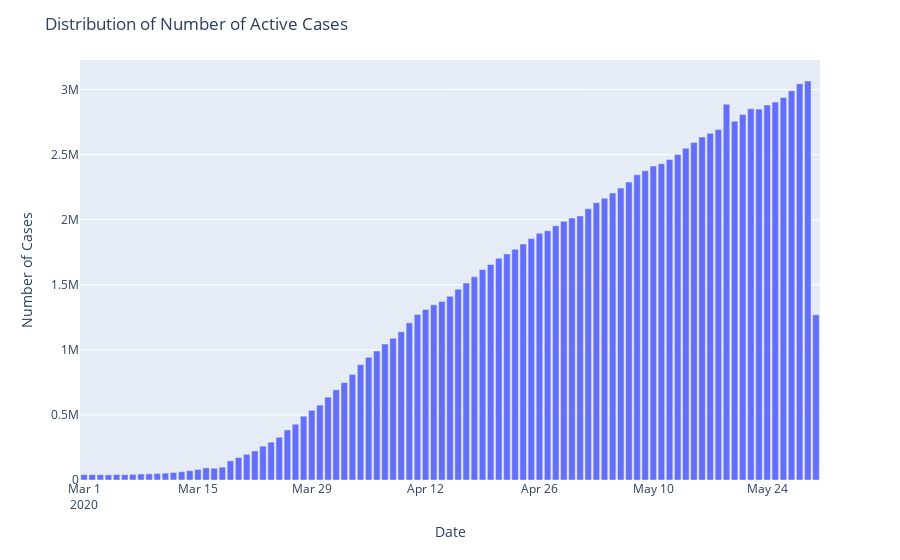

The cell this chart's notebook holds for it:
### Markdown cell above
Date Analysis

### Code cell
fig=px.bar(x=datewise.index,y=datewise["Confirmed"]-datewise["Recovered"]-datewise["Deaths"])
fig.update_layout(title="Distribution of Number of Active Cases",
                  xaxis_title="Date",yaxis_title="Number of Cases",)
fig.show()
